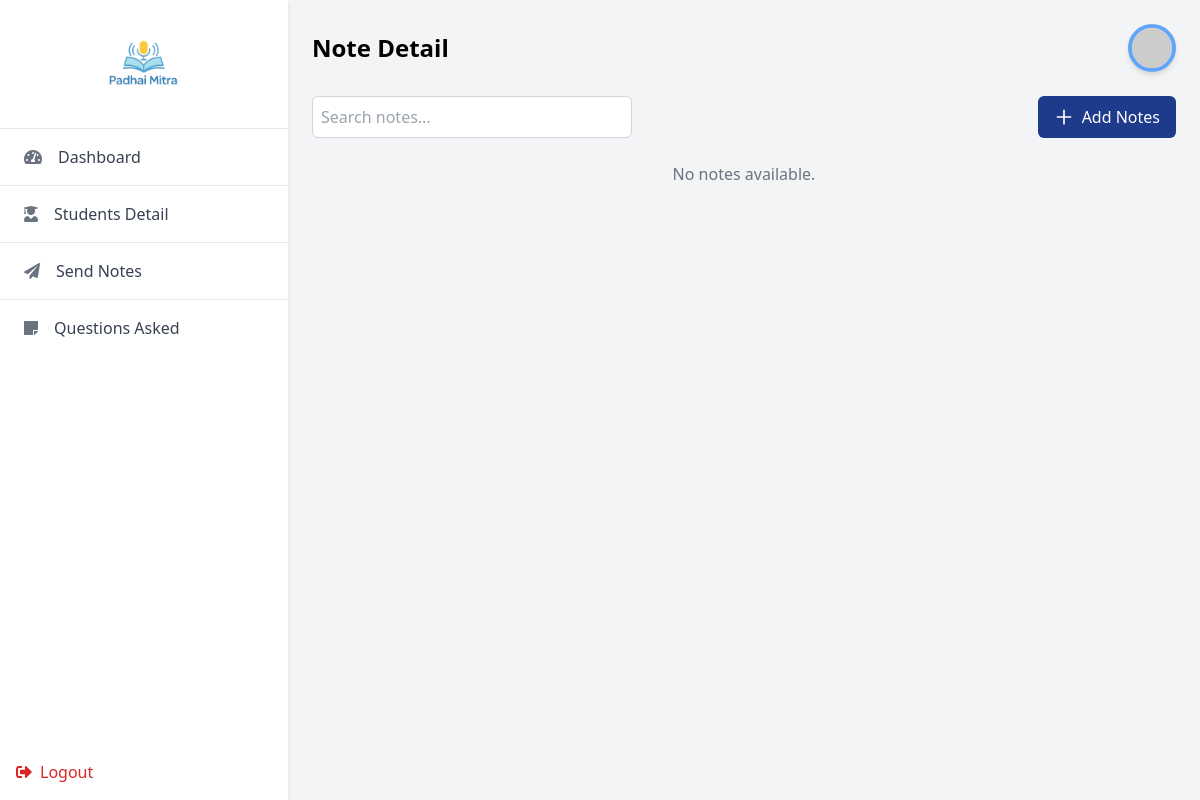
/teacher_notes/ (signed in), run on an earlier commit of the app's database.
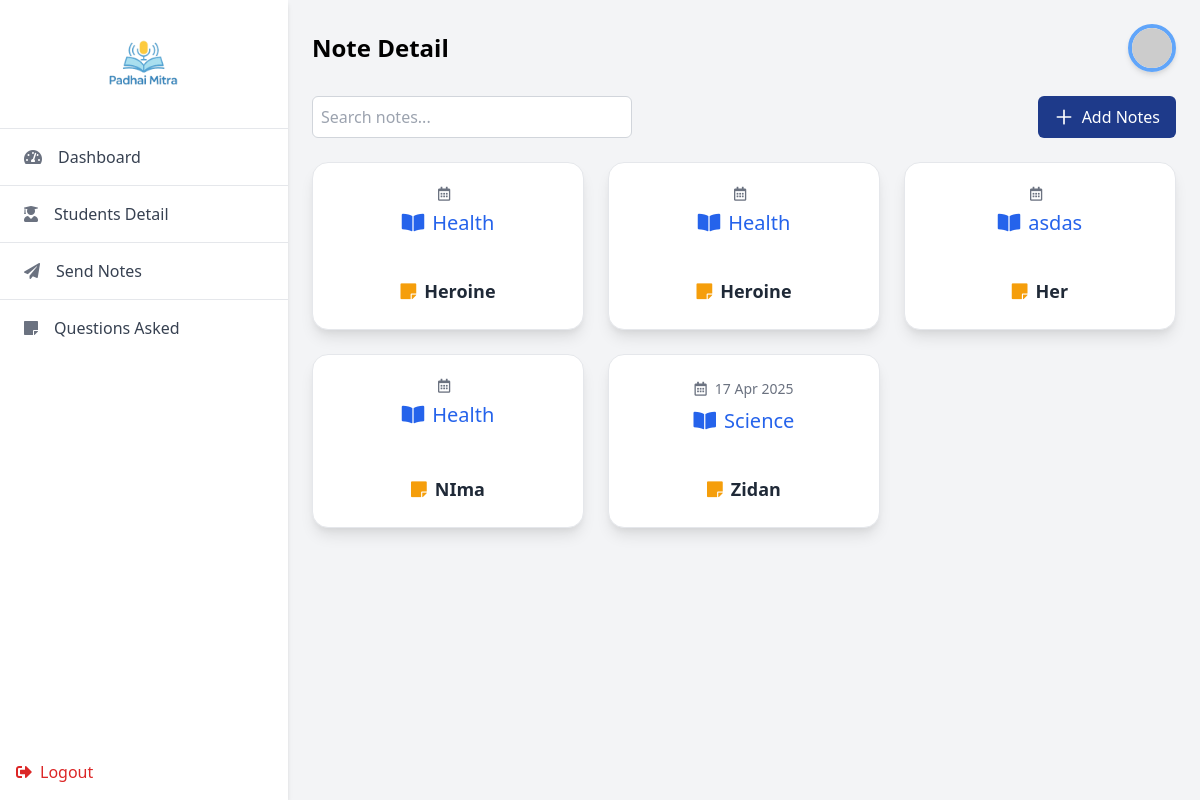
And on a later commit of the database.
### sathi/models.py (models this page shows, shortened)
class Note(models.Model):
    user = models.ForeignKey(User, on_delete=models.CASCADE)
    subject = models.CharField(max_length=100)
    title = models.CharField(max_length=200)
    file = models.FileField(upload_to='notes/')
    date = models.DateTimeField(null= True, blank= True)  # Automatically sets the date when the note is created

### sathi/views.py (the view)
# urls.py: path('teacher_notes/', note_list, name='teacher_notes'),
@login_required
def note_list(request):
    notes = Note.objects.filter(user=request.user)
    return render(request, 'teacher_notes.html', {'notes': notes})

### sathi/templates/teacher_notes.html (shortened to what this page needs)
{% load static %}
<!DOCTYPE html>
<html lang="en">
  <head>
    <link
      href="https://cdn.jsdelivr.net/npm/tailwindcss@2.2.19/dist/tailwind.min.css"
      rel="stylesheet"
    />
    <link
      rel="stylesheet"
      href="https://cdnjs.cloudflare.com/ajax/libs/font-awesome/5.15.4/css/all.min.css"
    />
    <link rel="stylesheet" href="{% static 'css/style.css' %}" />
  </head>
  <body class="bg-gray-100">
    <div class="flex h-screen">
      <aside class="w-72 bg-white shadow-md flex flex-col justify-between">
        <div>
          <div class="p-4 text-center border-b">
            <img
              src="{% static 'images/logo.png' %}"
              alt="Logo"
              class="w-24 mx-auto"
            />
          </div>
          <nav class="divide-y divide-gray-200">
            <a
              href="{% url 'dashboard' %}"
              class="flex items-center px-6 py-4 hover:bg-gray-100 group"
            >
              <i
                class="fas fa-tachometer-alt text-gray-500 group-hover:text-blue-700"
              ></i>
              <span class="ml-4 text-gray-700 group-hover:text-blue-700"
                >Dashboard</span
              >
            </a>
            <a
              href="{% url 'teacher_student' %}"
              class="flex items-center px-6 py-4 hover:bg-gray-100 group"
            >
              <i
                class="fas fa-user-graduate text-gray-500 group-hover:text-blue-700"
              ></i>
              <span class="ml-4 text-gray-700 group-hover:text-blue-700"
                >Students Detail</span
              >
            </a>
            <a
              href="{% url 'teacher_notes' %}"
              class="flex items-center px-6 py-4 hover:bg-gray-100 group"
            >
              <i
                class="fas fa-paper-plane text-gray-500 group-hover:text-blue-700"
              ></i>
              <span class="ml-4 text-gray-700 group-hover:text-blue-700"
                >Send Notes</span
              >
            </a>
            <a
              href="{% url 'teacher_questions' %}"
              class="flex items-center px-6 py-4 hover:bg-gray-100 group"
            >
              <i
                class="fas fa-sticky-note text-gray-500 group-hover:text-blue-700"
              ></i>
              <span class="ml-4 text-gray-700 group-hover:text-blue-700"
                >Questions Asked</span
              >
            </a>
          </nav>
        </div>
        <div class="p-4">
          <a
            href="{% url 'logout' %}"
            class="flex items-center text-red-600 hover:text-red-800"
          >
            <i class="fas fa-sign-out-alt"></i>
            <span class="ml-2">Logout</span>
          </a>
        </div>
      </aside>
      <div class="flex-1 p-6 overflow-y-auto">
        <div class="flex justify-between items-center mb-6">
          <h2 class="text-2xl font-bold">Note Detail</h2>
          <div class="flex items-center gap-4">
            <div
              class="w-12 h-12 rounded-full overflow-hidden border-4 border-blue-400 shadow-md"
            >
              <img
                src="https://via.placeholder.com/150"
                alt="Profile"
                class="w-full h-full object-cover"
              />
            </div>
          </div>
        </div>
        <div class="flex justify-between mb-6">
          <input
            id="searchInput"
            type="text"
            placeholder="Search notes..."
            class="w-full md:w-80 p-2 border border-gray-300 rounded-md focus:outline-none focus:ring-2 focus:ring-blue-500"
          />
          <button
            onclick="openModal()"
            class="bg-blue-900 text-white px-4 py-2 rounded-md flex items-center"
          >
            <svg
              xmlns="http://www.w3.org/2000/svg"
              class="h-5 w-5 mr-2"
              fill="none"
              viewBox="0 0 24 24"
              stroke="currentColor"
            >
              <path
                stroke-linecap="round"
                stroke-linejoin="round"
                stroke-width="2"
                d="M12 4v16m8-8H4"
              />
            </svg>
            Add Notes
          </button>
        </div>
        <div class="grid grid-cols-1 md:grid-cols-2 lg:grid-cols-3 gap-6 mb-6">
          {% for note in notes %}
          <div
            class="note-item bg-white p-6 rounded-2xl shadow-lg border border-gray-200 hover:shadow-xl transition duration-300"
          >
            <div class="flex flex-col h-full justify-between">
              <div class="mb-4 text-center space-y-2">
                <div
                  class="flex items-center justify-center text-gray-500 text-sm"
                >
                  <i class="far fa-calendar-alt mr-2"></i>
                  <span>{{ note.date|date:"d M Y" }}</span>
                </div>
                <div
                  class="flex items-center justify-center text-blue-600 text-xl font-medium"
                >
                  <i class="fas fa-book-open mr-2"></i>
                  <span>{{ note.subject }}</span>
                </div>
              </div>
              <div class="text-center mt-6">
                <h3
                  class="note-title text-lg font-semibold text-gray-800 flex items-center justify-center gap-2"
                >
                  <i class="fas fa-sticky-note text-yellow-500"></i>
                  {{ note.title }}
                </h3>
              </div>
            </div>
          </div>
          {% empty %}
          <p class="col-span-3 text-center text-gray-500">
            No notes available.
          </p>
          {% endfor %}
        </div>
      </div>
    </div>
  </body>
</html>

### sathi/static/css/style.css (style rules this page uses)
:root { --primary-font-size: 42px; }

What changed in the data, as far as the page shows it:
added Note: subject "Health", title "Heroine"
added Note: subject "Health", title "Heroine"
added Note: subject "asdas", title "Her"
added Note: subject "Health", title "NIma"
added Note: date "17 Apr 2025", subject "Science", title "Zidan"
Also different on the page:
text no longer shown: "No notes available."
